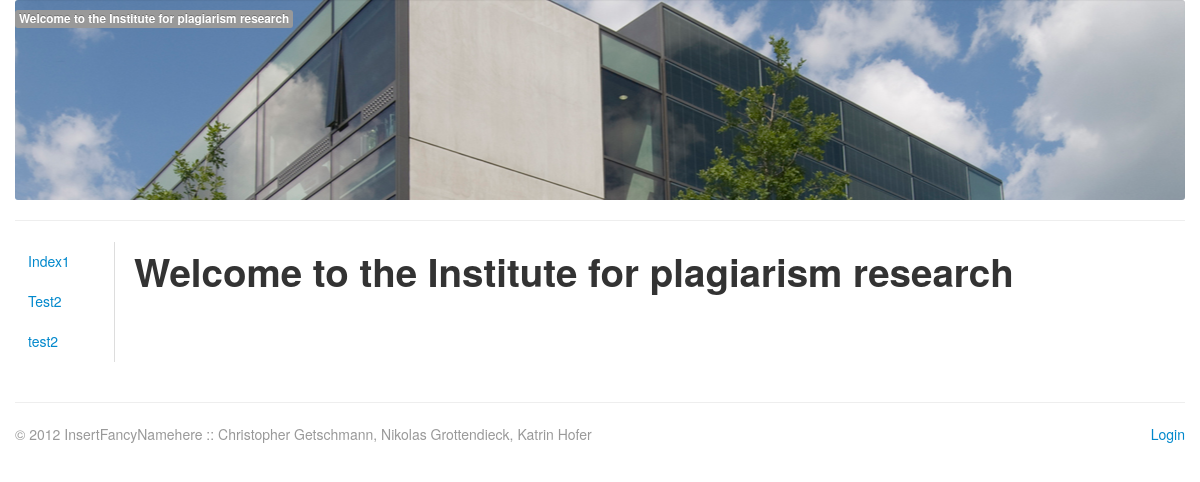
The page / on the database its author committed.
### tables this page shows
CREATE TABLE `InsertFancyNameHere_page` (
  `id` int(11) unsigned NOT NULL AUTO_INCREMENT,
  `parentId` int(11) unsigned NOT NULL DEFAULT '0',
  `name` varchar(128) NOT NULL DEFAULT '',
  PRIMARY KEY (`id`),
  KEY `parentId` (`parentId`)
);

### index.php (called while the page is built, shortened)
<?php
$config		= ROOT . DIRECTORY_SEPARATOR . 'config.php';
InsertFancyNameHere\Application\Core\Core::getInstance(require_once $config)->run();
?>

### application/models/page.php (called while the page is built, shortened)
<?php
class Page extends Model {
	protected $name = null;
	protected static $table = '`InsertFancyNameHere_page`';
	protected static function getRequirements() {
		return array (
				'`id`' => array ('type' => 'int', 'boundary' => '>0'),
				'`parentId`' => array ('type' => 'int', 'boundary' => '>0'),
				'`name`' => array('type' => 'plain', 'length' => 128),
		);
	}
	public function getName() {
		return $this->name;
	}
	public function setName($name) {
		$this->name = $name;
	}
	public static function getAll(\PDO $pdo) {
		$rs = array();
		$stmt = $pdo->prepare('SELECT '.implode(',',array_keys(Page::getRequirements())).' FROM '.Page::$table);
		if($stmt->execute()) {
			while($fetchPage = $stmt->fetch(\PDO::FETCH_ASSOC)) {
				$page = new Page();
				$page->setId($fetchPage['id']);
				$page->setParentId($fetchPage['parentId']);
				$page->setName($fetchPage['name']);
				$page->setIsNew(false);
				$page->setDb($pdo);
				$rs[$fetchPage['id']] = $page;
			}
		}
		return (empty($rs)) ? array() : $rs;
	}
}
?>

### application/views/main/_menu.php (the view, shortened to what this page needs)
<?php
	$pages = \InsertFancyNameHere\Application\Models\Page::getAll($this->db);
	if(!empty($pages) || isset($_SESSION[SNAME])) {
?>
<ul class="nav nav-tabs">
<?php foreach ($pages as $id => $page) { ?>
	<li<?php if($id == $this->request['id'] && 'page' == strtolower($this->request['model'])) { ?> class="active"<?php }?>><a href="?m=page&amp;a=display&amp;id=<?php echo $id ?>"><?php echo $page->getName() ?></a></li>
<?php } ?>
</ul>
<?php } ?>

### css/print.css (style rules this page uses)
.nav-tabs { display: none; }

### rows shown on the page
insertfancynamehere_page: name "Index1"
insertfancynamehere_page: name "Test2"
insertfancynamehere_page: name "test2"

### other values the page prints
$this->t('Welcome to the Institute for plagiarism research') "Welcome to the Institute for plagiarism research"
$this->t('Login') "Login"
